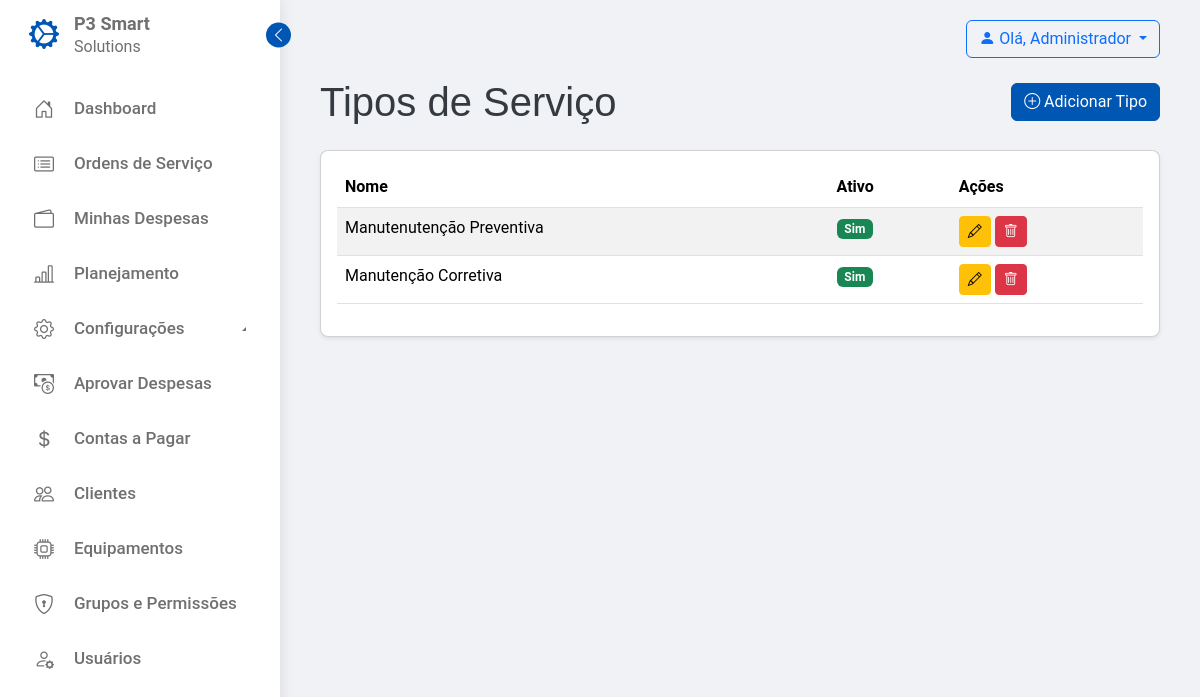
Before: /configuracoes/tipos-manutencao/ (signed in) with the older database file.
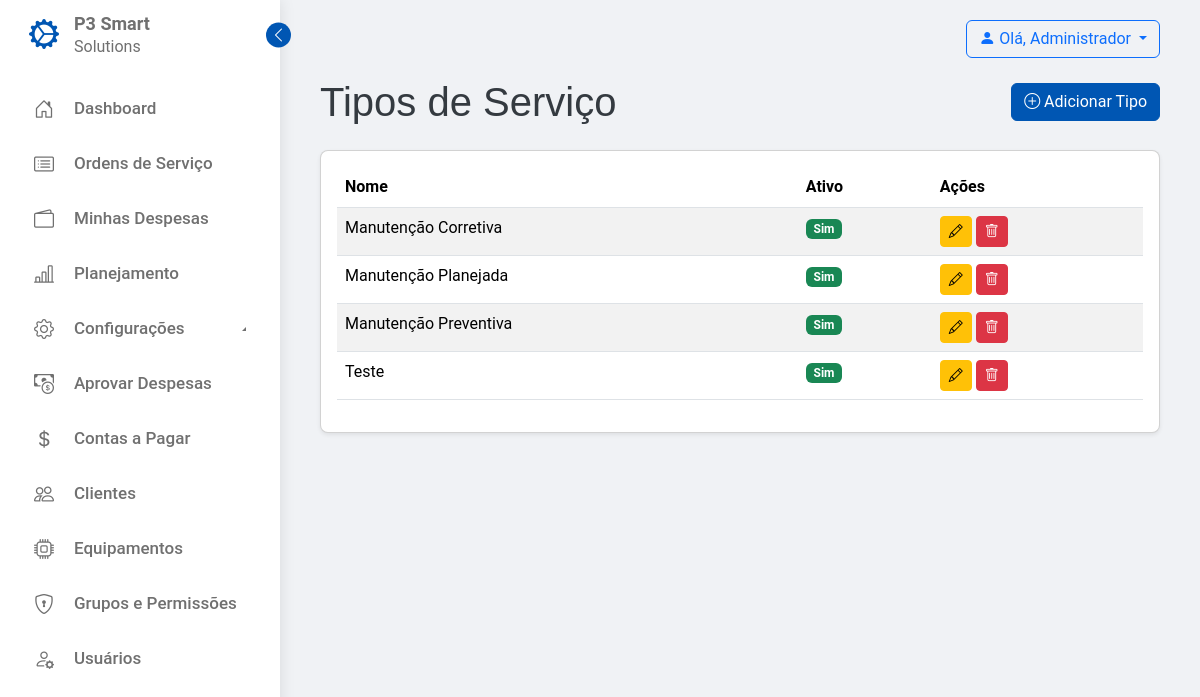
After: the same page with the newer database file.
### configuracoes/models.py (models this page shows, shortened)
class TipoManutencao(models.Model):
    nome = models.CharField(max_length=100, unique=True,
                            verbose_name="Nome do Tipo de Serviço")
    ativo = models.BooleanField(default=True, verbose_name="Ativo")
    class Meta:
        verbose_name = "Tipo de Manutenção"
        verbose_name_plural = "Tipos de Manutenção"
        ordering = ['nome']

### configuracoes/views.py (the view)
# urls.py: path('tipos-manutencao/', views.TipoManutencaoListView.as_view(),
class TipoManutencaoListView(ConfiguracaoPermissionMixin, ListView):
    model = TipoManutencao
    template_name = 'configuracoes/tipo_manutencao_list.html'
    context_object_name = 'tipos_manutencao'
    permission_required = 'configuracoes.view_tipomanutencao'

### configuracoes/templates/configuracoes/tipo_manutencao_list.html (shortened to what this page needs)
{% extends 'servico_campo/base.html' %}
{% load i18n %}
{% block content %}
    <div class="d-flex flex-column flex-md-row justify-content-md-between align-items-md-center gap-3 mb-4">
        <h1 class="mb-0">{% trans "Tipos de Serviço" %}</h1>
        <a href="{% url 'configuracoes:novo_tipo_manutencao' %}" class="btn btn-primary">
            <i class="bi bi-plus-circle"></i> {% trans "Adicionar Tipo" %}
        </a>
    </div>
    <div class="card card-body">
        <div class="table-responsive">
            <table class="table table-striped table-hover">
                <thead>
                    <tr>
                        <th>{% trans "Nome" %}</th>
                        <th>{% trans "Ativo" %}</th>
                        <th>{% trans "Ações" %}</th>
                    </tr>
                </thead>
                <tbody>
                    {% for tipo in tipos_manutencao %}
                    <tr>
                        <td>{{ tipo.nome }}</td>
                        <td>
                            {% if tipo.ativo %}
                                <span class="badge bg-success">{% trans "Sim" %}</span>
                            {% else %}
                                <span class="badge bg-danger">{% trans "Não" %}</span>
                            {% endif %}
                        </td>
                        <td>
                            <a href="{% url 'configuracoes:editar_tipo_manutencao' tipo.pk %}" class="btn btn-sm btn-warning" title="{% trans 'Editar' %}"><i class="bi bi-pencil"></i></a>
                            <a href="{% url 'configuracoes:excluir_tipo_manutencao' tipo.pk %}" class="btn btn-sm btn-danger" title="{% trans 'Excluir' %}"><i class="bi bi-trash"></i></a>
                        </td>
                    </tr>
                    {% empty %}
                        <tr>
                            <td colspan="3" class="text-center">{% trans "Nenhum tipo de manutenção cadastrado." %}</td>
                        </tr>
                    {% endfor %}
                </tbody>
            </table>
        </div>
    </div>
{% endblock %}

Changed rows visible on the page:
removed TipoManutencao: nome "Manutenutenção Preventiva"
added TipoManutencao: nome "Manutenção Planejada"
added TipoManutencao: nome "Manutenção Preventiva"
added TipoManutencao: nome "Teste"
